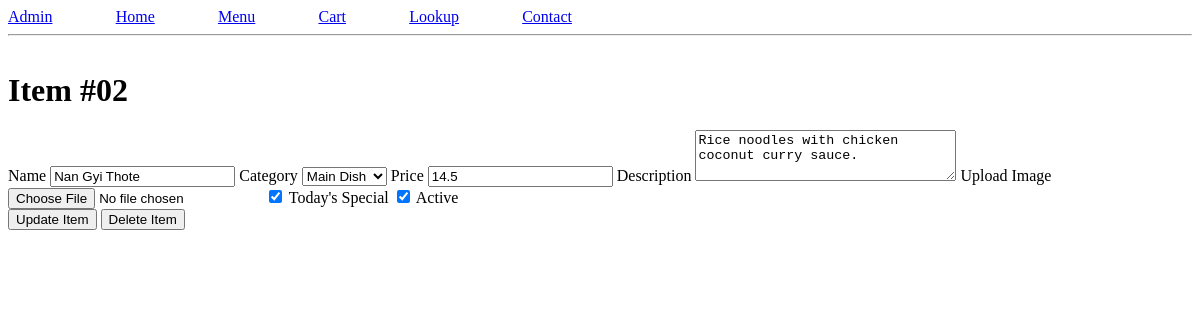
The page /admin/menu/update/2 on the database its author committed.
### tables this page shows
CREATE TABLE "menu" (
	"id"	INTEGER,
	"name"	TEXT NOT NULL,
	"category"	TEXT NOT NULL,
	"price"	REAL NOT NULL,
	"description"	TEXT,
	"is_special"	TEXT DEFAULT 1 CHECK("is_special" IN (0, 1)),
	"is_active"	INTEGER DEFAULT 1 CHECK("is_active" IN (0, 1)),
	"image"	TEXT,
	FOREIGN KEY("category") REFERENCES "category"("code"),
	PRIMARY KEY("id" AUTOINCREMENT)
);

### app/admin/routes.py (the view, shortened to what this page needs)
@bp.route('/menu/update/<int:id>', methods=['GET', 'POST'])
def update_item(id):
    item = query_db('select * from menu where id = ?', (id,), one=True)
    if not item: abort(404)
    return render_template('admin/update_item.html', title=f'Item #{item["id"]:02d}', item=item)

### db.py (called while the page is built)
def get_db():
    if 'db' not in g:
        g.db = sqlite3.connect(
            current_app.config['DATABASE'],
            detect_types=sqlite3.PARSE_DECLTYPES
        )
        g.db.row_factory = sqlite3.Row
    return g.db

def query_db(query, args=(), one=False):
    cur = get_db().execute(query, args)
    results = cur.fetchall()
    cur.close()
    return (results[0] if results else None) if one else results

### app/templates/admin/update_item.html (shortened to what this page needs)
{% extends 'base.html' %}
{% block content %}
<form method="post" enctype="multipart/form-data">
  <label for="name">Name</label>
  <input type="text" name="name" value="{{ item['name'] }}" required>
  <label for="category">Category</label>
  <select name="category" required>
    <option value="main" {{ "selected" if item["category"] == "main" else none}}>Main Dish</option>
  </select>
  <label for="price">Price</label>
  <input type="number" name="price" step="0.01" value="{{ item['price'] }}" required>
  <label for="description">Description</label>
  <textarea name="description" rows="3" cols="30" placeholder="optional">{{ item['description'] }}</textarea>
  <label for="image">Upload Image</label>
  <input type="file" name="image">
  <input type="checkbox" name="special" {{ "checked" if item["is_special"] else none }}>
  <label for="special">Today's Special</label>
  <input type="checkbox" name="active" {{ "checked" if item["is_active"] else none }}>
  <label for="active">Active</label><br>
  <button>Update Item</button>
  <button formaction="{{ url_for('admin.delete_item', id=item['id']) }}" onclick="confirm('Are you sure you want to delete this item?')">Delete Item</button>
</form>
{% endblock %}

### rows shown on the page
menu: name "Nan Gyi Thote", price "14.5", description "Rice noodles with chicken coconut curry sauce."

### other values the page prints
{{ title }} "Item #02"
